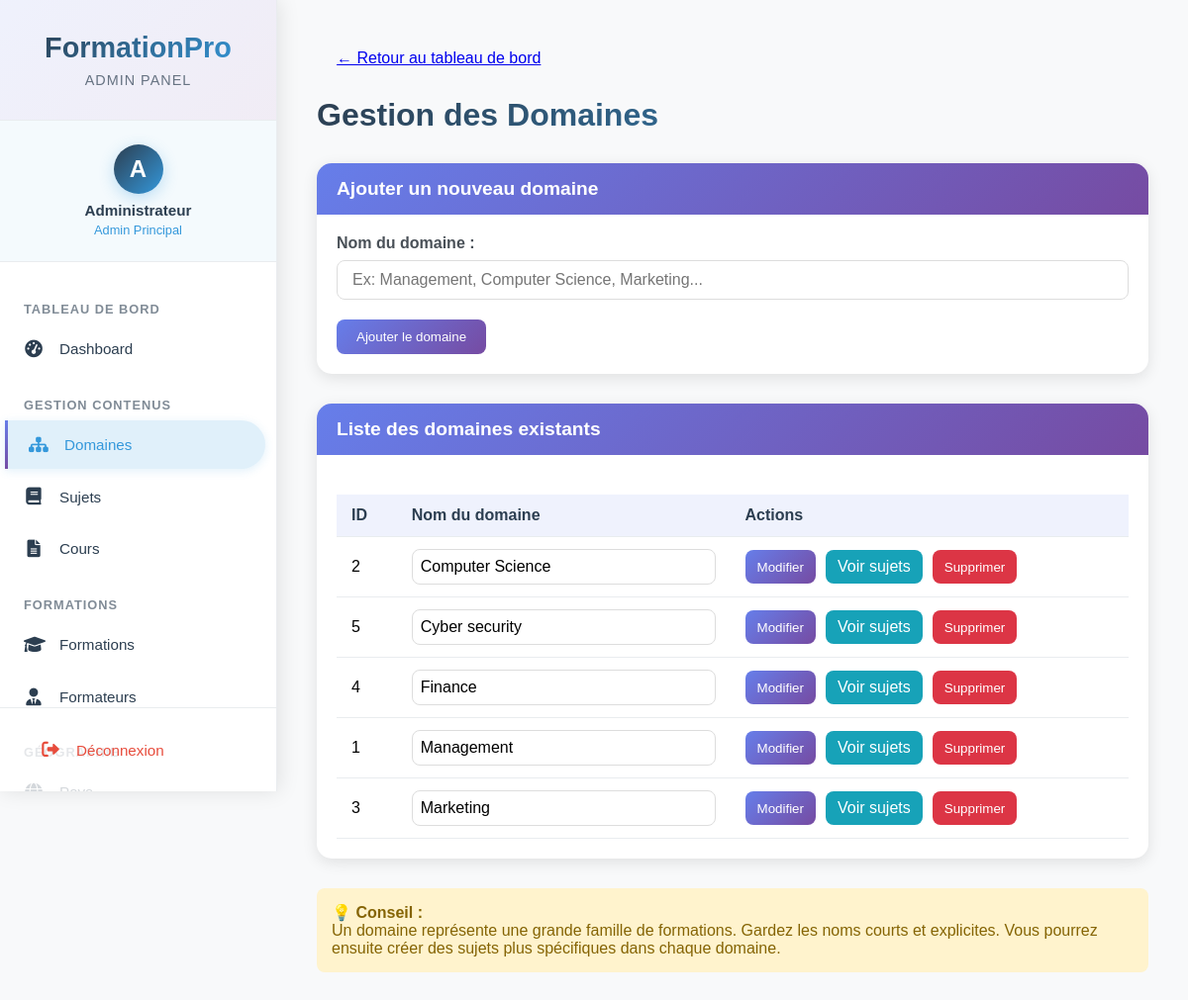
Screenshot of /pages/admin/domains.php (signed in) with the database file from the repository.
### tables this page shows
CREATE TABLE `domaines` (
  `id` int(11) NOT NULL,
  `nom_domaine` varchar(100) NOT NULL,
  `description` text DEFAULT NULL,
  `created_at` timestamp NOT NULL DEFAULT current_timestamp(),
  `updated_at` timestamp NOT NULL DEFAULT current_timestamp() ON UPDATE current_timestamp()
);

### pages/admin/functions.php (called while the page is built, shortened)
<?php
function getAllDomaines($pdo) {
    $stmt = $pdo->query("SELECT * FROM domaines ORDER BY nom_domaine");
    return $stmt->fetchAll(PDO::FETCH_ASSOC);
}

### pages/admin/domains.php (the view, shortened to what this page needs)
<?php
require_once('../../includes/admin_sidebar.php');
require_once 'functions.php';
$conn = db_connect();
$domaines = getAllDomaines($conn);
?>
<!DOCTYPE html>
<html lang="fr">
<head>
</head>
<body>
    <div class="container" id="mainContent">
        <a href="dashboard.php" class="btn btn-secondary" style="margin-bottom: 20px;">← Retour au tableau de bord</a>
        <h1 class="page-title">Gestion des Domaines</h1>
        <div class="card">
            <div class="card-header">
                Ajouter un nouveau domaine
            </div>
            <div class="card-body">
                <form method="POST">
                    <div class="form-group">
                        <label for="nom_domaine">Nom du domaine :</label>
                        <input type="text" id="nom_domaine" name="nom_domaine"
                               placeholder="Ex: Management, Computer Science, Marketing..." required>
                    </div>
                    <button type="submit" class="btn btn-primary">Ajouter le domaine</button>
                </form>
            </div>
        </div>
        <div class="card">
            <div class="card-header">
                Liste des domaines existants
            </div>
            <div class="card-body">
                <?php if (empty($domaines)): ?>
                    <p style="text-align: center; color: #6c757d;">Aucun domaine trouvé. Ajoutez le premier domaine ci-dessus.</p>
                <?php else: ?>
                    <div style="overflow-x: auto;">
                        <table class="table">
                            <thead>
                                <tr>
                                    <th>ID</th>
                                    <th>Nom du domaine</th>
                                    <th>Actions</th>
                                </tr>
                            </thead>
                            <tbody>
                                <?php foreach ($domaines as $domaine): ?>
                                <tr>
                                    <form method="POST" style="display: contents;">
                                        <td><?= $domaine['id'] ?></td>
                                        <td>
                                            <input type="text" name="nom_domaine"
                                                   value="<?= htmlspecialchars($domaine['nom_domaine']) ?>"
                                                   required style="width: 100%; padding: 8px;">
                                        </td>
                                        <td>
                                            <div class="actions">
                                                <button type="submit" name="action" value="modifier" class="btn btn-primary" style="padding: 8px 12px;">
                                                    Modifier
                                                </button>
                                                <a href="sujets.php?domaine_id=<?= $domaine['id'] ?>"
                                                   class="btn btn-info" style="text-decoration: none; padding: 8px 12px;">
                                                    Voir sujets
                                                </a>
                                                <button type="submit" name="action" value="supprimer"
                                                        class="btn btn-danger" style="padding: 8px 12px;"
                                                        onclick="return confirm('Êtes-vous sûr de vouloir supprimer ce domaine ? Cette action supprimera aussi tous les sujets, cours et formations associés.');">
                                                    Supprimer
                                                </button>
                                            </div>
                                        </td>
                                    </form>
                                </tr>
                                <?php endforeach; ?>
                            </tbody>
                        </table>
                    </div>
                <?php endif; ?>
            </div>
        </div>
        <div style="margin-top: 20px; padding: 15px; background: #fff3cd; border-radius: 8px;">
            <h4 style="margin-top: 0; color: #856404;">💡 Conseil :</h4>
            <p style="margin-bottom: 0; color: #856404;">
                Un domaine représente une grande famille de formations. Gardez les noms courts et explicites.
                Vous pourrez ensuite créer des sujets plus spécifiques dans chaque domaine.
            </p>
        </div>
    </div>
</body>
</html>

### includes/admin_sidebar.php (style rules this page uses)
:root { --primary-color: #2c3e50; --secondary-color: #3498db; --dark-text: #2c3e50; --white: #ffffff; --light-gray: #f8f9fa; --border-color: #e9ecef; --gradient-primary: linear-gradient(135deg, #667eea 0%, #764ba2 100%); --gradient-secondary: linear-gradient(135deg, #f093fb 0%, #f5576c 100%); --sidebar-width: 280px; --hover-bg: rgba(52, 152, 219, 0.1); --active-bg: rgba(52, 152, 219, 0.15); --logout-color: #e74c3c; --logout-hover: #c0392b; }
* { margin: 0; padding: 0; box-sizing: border-box; }
body { font-family: 'Segoe UI', Tahoma, Geneva, Verdana, sans-serif; background: var(--light-gray); }

### pages/admin/domains.php (style rules this page uses)
body { font-family: Arial, sans-serif; max-width: 1200px; margin: 0 auto; padding: 20px; }
.container { max-width: 1200px; margin: 0 auto; padding: 20px; margin-left: 280px; }
.card { background: white; border-radius: 15px; box-shadow: 0 4px 15px rgba(0, 0, 0, 0.1); margin-bottom: 30px; overflow: hidden; }
.card-header { background: linear-gradient(135deg, #667eea 0%, #764ba2 100%); color: white; padding: 15px 20px; font-size: 1.2rem; font-weight: 600; }
.card-body { padding: 20px; }
.form-group { margin-bottom: 20px; }
label { display: block; margin-bottom: 8px; font-weight: 600; color: #495057; }
input, select { width: 100%; padding: 10px 15px; border: 1px solid #ddd; border-radius: 8px; font-size: 16px; transition: all 0.3s; }
.btn { display: inline-block; padding: 10px 20px; border-radius: 8px; font-weight: 500; cursor: pointer; transition: all 0.3s; border: none; text-align: center; }
.btn-primary { background: linear-gradient(135deg, #667eea 0%, #764ba2 100%); color: white; }
.btn-danger { background: #dc3545; color: white; }
.btn-info { background: #17a2b8; color: white; }
.table { width: 100%; border-collapse: collapse; margin-top: 20px; }
.table th, .table td { padding: 12px 15px; text-align: left; border-bottom: 1px solid #e9ecef; }
.table th { background-color: rgba(102, 126, 234, 0.1); font-weight: 600; color: #2c3e50; }
.actions { display: flex; gap: 10px; }
.page-title { margin-bottom: 30px; color: #2c3e50; font-size: 2rem; background: linear-gradient(135deg, #2c3e50, #3498db); -webkit-background-clip: text; -webkit-text-fill-color: transparent; background-clip: text; }

### rows the page displays
domaines: id "2", nom_domaine "Computer Science"
domaines: id "5", nom_domaine "Cyber security"
domaines: id "4", nom_domaine "Finance"
domaines: id "1", nom_domaine "Management"
domaines: id "3", nom_domaine "Marketing"
